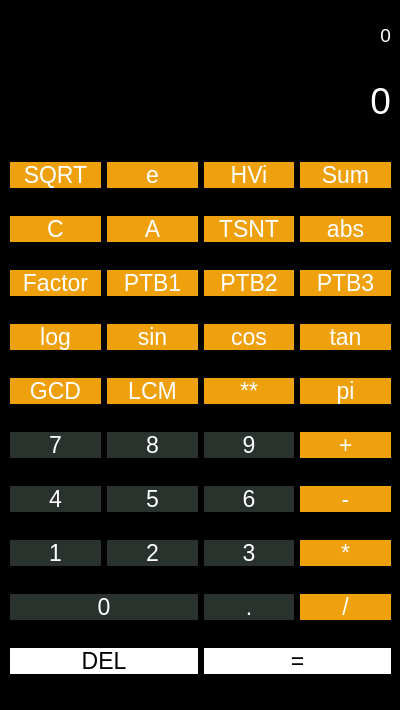
<?xml version="1.0" encoding="UTF-8"?>
<ui version="4.0">
 <class>widget</class>
 <widget class="QWidget" name="widget">
  <property name="geometry">
   <rect>
    <x>0</x>
    <y>0</y>
    <width>400</width>
    <height>710</height>
   </rect>
  </property>
  <property name="windowTitle">
   <string>mainWindow</string>
  </property>
  <property name="styleSheet">
   <string notr="true">background-color: black;</string>
  </property>
  <widget class="QLabel" name="main_label">
   <property name="geometry">
    <rect>
     <x>10</x>
     <y>70</y>
     <width>381</width>
     <height>61</height>
    </rect>
   </property>
   <property name="font">
    <font>
     <family>Arial</family>
     <pointsize>28</pointsize>
    </font>
   </property>
   <property name="styleSheet">
    <string notr="true">color: white;</string>
   </property>
   <property name="text">
    <string>0</string>
   </property>
   <property name="alignment">
    <set>Qt::AlignRight|Qt::AlignTrailing|Qt::AlignVCenter</set>
   </property>
  </widget>
  <widget class="QLabel" name="main_label_2">
   <property name="geometry">
    <rect>
     <x>10</x>
     <y>10</y>
     <width>381</width>
     <height>51</height>
    </rect>
   </property>
   <property name="font">
    <font>
     <family>Arial</family>
     <pointsize>14</pointsize>
    </font>
   </property>
   <property name="styleSheet">
    <string notr="true">color: white;</string>
   </property>
   <property name="text">
    <string>0</string>
   </property>
   <property name="alignment">
    <set>Qt::AlignRight|Qt::AlignTrailing|Qt::AlignVCenter</set>
   </property>
  </widget>
  <widget class="QWidget" name="gridLayoutWidget">
   <property name="geometry">
    <rect>
     <x>10</x>
     <y>140</y>
     <width>381</width>
     <height>561</height>
    </rect>
   </property>
   <layout class="QGridLayout" name="gridLayout">
    <item row="8" column="3">
     <widget class="QPushButton" name="button_divide">
      <property name="font">
       <font>
        <family>Arial</family>
        <pointsize>17</pointsize>
       </font>
      </property>
      <property name="styleSheet">
       <string notr="true">background-color: #EEA10C;
color: white;
border-radius: 50px;</string>
      </property>
      <property name="text">
       <string>/</string>
      </property>
     </widget>
    </item>
    <item row="7" column="0">
     <widget class="QPushButton" name="button_1">
      <property name="font">
       <font>
        <family>Arial</family>
        <pointsize>17</pointsize>
       </font>
      </property>
      <property name="styleSheet">
       <string notr="true">background-color: #2A322E;
color: white;
border-radius: 50px;</string>
      </property>
      <property name="text">
       <string>1</string>
      </property>
     </widget>
    </item>
    <item row="1" column="2">
     <widget class="QPushButton" name="button_thuasonguyento">
      <property name="font">
       <font>
        <family>Arial</family>
        <pointsize>17</pointsize>
       </font>
      </property>
      <property name="styleSheet">
       <string notr="true">background-color: #EEA10C;
color: white;
border-radius: 50px;</string>
      </property>
      <property name="text">
       <string>TSNT</string>
      </property>
     </widget>
    </item>
    <item row="5" column="2">
     <widget class="QPushButton" name="button_9">
      <property name="font">
       <font>
        <family>Arial</family>
        <pointsize>17</pointsize>
       </font>
      </property>
      <property name="styleSheet">
       <string notr="true">background-color: #2A322E;
color: white;
border-radius: 50px;</string>
      </property>
      <property name="text">
       <string>9</string>
      </property>
     </widget>
    </item>
    <item row="7" column="2">
     <widget class="QPushButton" name="button_3">
      <property name="font">
       <font>
        <family>Arial</family>
        <pointsize>17</pointsize>
       </font>
      </property>
      <property name="styleSheet">
       <string notr="true">background-color: #2A322E;
color: white;
border-radius: 50px;</string>
      </property>
      <property name="text">
       <string>3</string>
      </property>
     </widget>
    </item>
    <item row="5" column="1">
     <widget class="QPushButton" name="button_8">
      <property name="font">
       <font>
        <family>Arial</family>
        <pointsize>17</pointsize>
       </font>
      </property>
      <property name="styleSheet">
       <string notr="true">background-color: #2A322E;
color: white;
border-radius: 50px;</string>
      </property>
      <property name="text">
       <string>8</string>
      </property>
     </widget>
    </item>
    <item row="1" column="3">
     <widget class="QPushButton" name="button_abs">
      <property name="font">
       <font>
        <family>Arial</family>
        <pointsize>17</pointsize>
       </font>
      </property>
      <property name="styleSheet">
       <string notr="true">background-color: #EEA10C;
color: white;
border-radius: 50px;</string>
      </property>
      <property name="text">
       <string>abs</string>
      </property>
     </widget>
    </item>
    <item row="4" column="2">
     <widget class="QPushButton" name="button_pow">
      <property name="font">
       <font>
        <family>Arial</family>
        <pointsize>17</pointsize>
       </font>
      </property>
      <property name="styleSheet">
       <string notr="true">background-color: #EEA10C;
color: white;
border-radius: 50px;</string>
      </property>
      <property name="text">
       <string>**</string>
      </property>
     </widget>
    </item>
    <item row="7" column="1">
     <widget class="QPushButton" name="button_2">
      <property name="font">
       <font>
        <family>Arial</family>
        <pointsize>17</pointsize>
       </font>
      </property>
      <property name="styleSheet">
       <string notr="true">background-color: #2A322E;
color: white;
border-radius: 50px;</string>
      </property>
      <property name="text">
       <string>2</string>
      </property>
     </widget>
    </item>
    <item row="8" column="2">
     <widget class="QPushButton" name="button_dot">
      <property name="font">
       <font>
        <family>Arial</family>
        <pointsize>17</pointsize>
       </font>
      </property>
      <property name="styleSheet">
       <string notr="true">background-color: #2A322E;
color: white;
border-radius: 50px;</string>
      </property>
      <property name="text">
       <string>.</string>
      </property>
     </widget>
    </item>
    <item row="2" column="0">
     <widget class="QPushButton" name="button_factor">
      <property name="font">
       <font>
        <family>Arial</family>
        <pointsize>17</pointsize>
       </font>
      </property>
      <property name="styleSheet">
       <string notr="true">background-color: #EEA10C;
color: white;
border-radius: 50px;</string>
      </property>
      <property name="text">
       <string>Factor</string>
      </property>
     </widget>
    </item>
    <item row="4" column="0">
     <widget class="QPushButton" name="button_gcd">
      <property name="font">
       <font>
        <family>Arial</family>
        <pointsize>17</pointsize>
       </font>
      </property>
      <property name="styleSheet">
       <string notr="true">background-color: #EEA10C;
color: white;
border-radius: 50px;</string>
      </property>
      <property name="text">
       <string>GCD</string>
      </property>
     </widget>
    </item>
    <item row="3" column="3">
     <widget class="QPushButton" name="button_tan">
      <property name="font">
       <font>
        <family>Arial</family>
        <pointsize>17</pointsize>
       </font>
      </property>
      <property name="styleSheet">
       <string notr="true">background-color: #EEA10C;
color: white;
border-radius: 50px;</string>
      </property>
      <property name="text">
       <string>tan</string>
      </property>
     </widget>
    </item>
    <item row="2" column="2">
     <widget class="QPushButton" name="button_ptb2">
      <property name="font">
       <font>
        <family>Arial</family>
        <pointsize>17</pointsize>
       </font>
      </property>
      <property name="styleSheet">
       <string notr="true">background-color: #EEA10C;
color: white;
border-radius: 50px;</string>
      </property>
      <property name="text">
       <string>PTB2</string>
      </property>
     </widget>
    </item>
    <item row="6" column="3">
     <widget class="QPushButton" name="button_minus">
      <property name="font">
       <font>
        <family>Arial</family>
        <pointsize>17</pointsize>
       </font>
      </property>
      <property name="styleSheet">
       <string notr="true">background-color: #EEA10C;
color: white;
border-radius: 50px;</string>
      </property>
      <property name="text">
       <string>-</string>
      </property>
     </widget>
    </item>
    <item row="7" column="3">
     <widget class="QPushButton" name="button_multiply">
      <property name="font">
       <font>
        <family>Arial</family>
        <pointsize>17</pointsize>
       </font>
      </property>
      <property name="styleSheet">
       <string notr="true">background-color: #EEA10C;
color: white;
border-radius: 50px;</string>
      </property>
      <property name="text">
       <string>*</string>
      </property>
     </widget>
    </item>
    <item row="3" column="2">
     <widget class="QPushButton" name="button_cos">
      <property name="font">
       <font>
        <family>Arial</family>
        <pointsize>17</pointsize>
       </font>
      </property>
      <property name="styleSheet">
       <string notr="true">background-color: #EEA10C;
color: white;
border-radius: 50px;</string>
      </property>
      <property name="text">
       <string>cos</string>
      </property>
     </widget>
    </item>
    <item row="4" column="1">
     <widget class="QPushButton" name="button_lcm">
      <property name="font">
       <font>
        <family>Arial</family>
        <pointsize>17</pointsize>
       </font>
      </property>
      <property name="styleSheet">
       <string notr="true">background-color: #EEA10C;
color: white;
border-radius: 50px;</string>
      </property>
      <property name="text">
       <string>LCM</string>
      </property>
     </widget>
    </item>
    <item row="9" column="2" colspan="2">
     <widget class="QPushButton" name="button_equal">
      <property name="font">
       <font>
        <family>Arial</family>
        <pointsize>17</pointsize>
       </font>
      </property>
      <property name="styleSheet">
       <string notr="true">background-color: white;
color: black;
border-radius: 50px;</string>
      </property>
      <property name="text">
       <string>=</string>
      </property>
     </widget>
    </item>
    <item row="2" column="1">
     <widget class="QPushButton" name="button_ptb1">
      <property name="font">
       <font>
        <family>Arial</family>
        <pointsize>17</pointsize>
       </font>
      </property>
      <property name="styleSheet">
       <string notr="true">background-color: #EEA10C;
color: white;
border-radius: 50px;</string>
      </property>
      <property name="text">
       <string>PTB1</string>
      </property>
     </widget>
    </item>
    <item row="1" column="0">
     <widget class="QPushButton" name="button_to_hop">
      <property name="font">
       <font>
        <family>Arial</family>
        <pointsize>17</pointsize>
       </font>
      </property>
      <property name="styleSheet">
       <string notr="true">background-color: #EEA10C;
color: white;
border-radius: 50px;</string>
      </property>
      <property name="text">
       <string>C</string>
      </property>
     </widget>
    </item>
    <item row="6" column="2">
     <widget class="QPushButton" name="button_6">
      <property name="font">
       <font>
        <family>Arial</family>
        <pointsize>17</pointsize>
       </font>
      </property>
      <property name="styleSheet">
       <string notr="true">background-color: #2A322E;
color: white;
border-radius: 50px;</string>
      </property>
      <property name="text">
       <string>6</string>
      </property>
     </widget>
    </item>
    <item row="8" column="0" colspan="2">
     <widget class="QPushButton" name="button_0">
      <property name="font">
       <font>
        <family>Arial</family>
        <pointsize>17</pointsize>
       </font>
      </property>
      <property name="styleSheet">
       <string notr="true">background-color: #2A322E;
color: white;
border-radius: 50px;</string>
      </property>
      <property name="text">
       <string>0</string>
      </property>
     </widget>
    </item>
    <item row="9" column="0" colspan="2">
     <widget class="QPushButton" name="button_del">
      <property name="font">
       <font>
        <family>Arial</family>
        <pointsize>17</pointsize>
       </font>
      </property>
      <property name="styleSheet">
       <string notr="true">background-color: white;
color: black;
border-radius: 50px;</string>
      </property>
      <property name="text">
       <string>DEL</string>
      </property>
     </widget>
    </item>
    <item row="6" column="0">
     <widget class="QPushButton" name="button_4">
      <property name="font">
       <font>
        <family>Arial</family>
        <pointsize>17</pointsize>
       </font>
      </property>
      <property name="styleSheet">
       <string notr="true">background-color: #2A322E;
color: white;
border-radius: 50px;</string>
      </property>
      <property name="text">
       <string>4</string>
      </property>
     </widget>
    </item>
    <item row="6" column="1">
     <widget class="QPushButton" name="button_5">
      <property name="font">
       <font>
        <family>Arial</family>
        <pointsize>17</pointsize>
       </font>
      </property>
      <property name="styleSheet">
       <string notr="true">background-color: #2A322E;
color: white;
border-radius: 50px;</string>
      </property>
      <property name="text">
       <string>5</string>
      </property>
     </widget>
    </item>
    <item row="5" column="3">
     <widget class="QPushButton" name="button_plus">
      <property name="font">
       <font>
        <family>Arial</family>
        <pointsize>17</pointsize>
       </font>
      </property>
      <property name="styleSheet">
       <string notr="true">background-color: #EEA10C;
color: white;
border-radius: 50px;</string>
      </property>
      <property name="text">
       <string>+</string>
      </property>
     </widget>
    </item>
    <item row="5" column="0">
     <widget class="QPushButton" name="button_7">
      <property name="font">
       <font>
        <family>Arial</family>
        <pointsize>17</pointsize>
       </font>
      </property>
      <property name="styleSheet">
       <string notr="true">background-color: #2A322E;
color: white;
border-radius: 50px;</string>
      </property>
      <property name="text">
       <string>7</string>
      </property>
     </widget>
    </item>
    <item row="3" column="1">
     <widget class="QPushButton" name="button_sin">
      <property name="font">
       <font>
        <family>Arial</family>
        <pointsize>17</pointsize>
       </font>
      </property>
      <property name="styleSheet">
       <string notr="true">background-color: #EEA10C;
color: white;
border-radius: 50px;</string>
      </property>
      <property name="text">
       <string>sin</string>
      </property>
     </widget>
    </item>
    <item row="2" column="3">
     <widget class="QPushButton" name="button_ptb3">
      <property name="font">
       <font>
        <family>Arial</family>
        <pointsize>17</pointsize>
       </font>
      </property>
      <property name="styleSheet">
       <string notr="true">background-color: #EEA10C;
color: white;
border-radius: 50px;</string>
      </property>
      <property name="text">
       <string>PTB3</string>
      </property>
     </widget>
    </item>
    <item row="3" column="0">
     <widget class="QPushButton" name="button_log">
      <property name="font">
       <font>
        <family>Arial</family>
        <pointsize>17</pointsize>
       </font>
      </property>
      <property name="styleSheet">
       <string notr="true">background-color: #EEA10C;
color: white;
border-radius: 50px;</string>
      </property>
      <property name="text">
       <string>log</string>
      </property>
     </widget>
    </item>
    <item row="4" column="3">
     <widget class="QPushButton" name="button_pi">
      <property name="font">
       <font>
        <family>Arial</family>
        <pointsize>17</pointsize>
       </font>
      </property>
      <property name="styleSheet">
       <string notr="true">background-color: #EEA10C;
color: white;
border-radius: 50px;</string>
      </property>
      <property name="text">
       <string>pi</string>
      </property>
     </widget>
    </item>
    <item row="0" column="0">
     <widget class="QPushButton" name="button_abs_2">
      <property name="font">
       <font>
        <family>Arial</family>
        <pointsize>17</pointsize>
       </font>
      </property>
      <property name="styleSheet">
       <string notr="true">background-color: #EEA10C;
color: white;
border-radius: 50px;</string>
      </property>
      <property name="text">
       <string>SQRT</string>
      </property>
     </widget>
    </item>
    <item row="0" column="1">
     <widget class="QPushButton" name="button_e">
      <property name="font">
       <font>
        <family>Arial</family>
        <pointsize>17</pointsize>
       </font>
      </property>
      <property name="styleSheet">
       <string notr="true">background-color: #EEA10C;
color: white;
border-radius: 50px;</string>
      </property>
      <property name="text">
       <string>e</string>
      </property>
     </widget>
    </item>
    <item row="1" column="1">
     <widget class="QPushButton" name="button_chinh_hop">
      <property name="font">
       <font>
        <family>Arial</family>
        <pointsize>17</pointsize>
       </font>
      </property>
      <property name="styleSheet">
       <string notr="true">background-color: #EEA10C;
color: white;
border-radius: 50px;</string>
      </property>
      <property name="text">
       <string>A</string>
      </property>
     </widget>
    </item>
    <item row="0" column="2">
     <widget class="QPushButton" name="button_hoanvi">
      <property name="font">
       <font>
        <family>Arial</family>
        <pointsize>17</pointsize>
       </font>
      </property>
      <property name="styleSheet">
       <string notr="true">background-color: #EEA10C;
color: white;
border-radius: 50px;</string>
      </property>
      <property name="text">
       <string>HVi</string>
      </property>
     </widget>
    </item>
    <item row="0" column="3">
     <widget class="QPushButton" name="button_sum">
      <property name="font">
       <font>
        <family>Arial</family>
        <pointsize>17</pointsize>
       </font>
      </property>
      <property name="styleSheet">
       <string notr="true">background-color: #EEA10C;
color: white;
border-radius: 50px;</string>
      </property>
      <property name="text">
       <string>Sum</string>
      </property>
     </widget>
    </item>
   </layout>
  </widget>
 </widget>
 <resources/>
 <connections/>
</ui>
